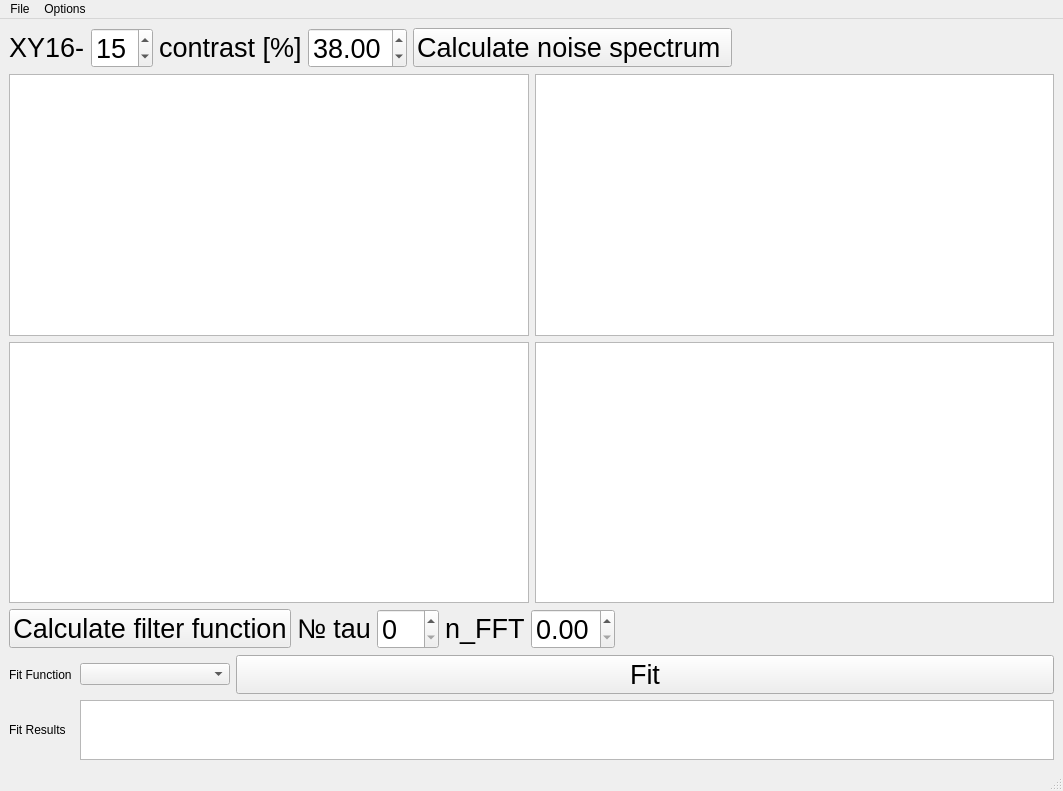
<?xml version="1.0" encoding="UTF-8"?>
<ui version="4.0">
 <class>NV_depth_calculator</class>
 <widget class="QMainWindow" name="NV_depth_calculator">
  <property name="geometry">
   <rect>
    <x>0</x>
    <y>0</y>
    <width>1063</width>
    <height>791</height>
   </rect>
  </property>
  <property name="windowTitle">
   <string>MainWindow</string>
  </property>
  <widget class="QWidget" name="centralwidget">
   <layout class="QVBoxLayout" name="verticalLayout">
    <item>
     <layout class="QGridLayout" name="gridLayout">
      <item row="0" column="1">
       <widget class="QSpinBox" name="sequence_order">
        <property name="sizePolicy">
         <sizepolicy hsizetype="Fixed" vsizetype="Fixed">
          <horstretch>0</horstretch>
          <verstretch>0</verstretch>
         </sizepolicy>
        </property>
        <property name="font">
         <font>
          <pointsize>20</pointsize>
         </font>
        </property>
        <property name="value">
         <number>15</number>
        </property>
       </widget>
      </item>
      <item row="0" column="6">
       <spacer name="horizontalSpacer">
        <property name="orientation">
         <enum>Qt::Horizontal</enum>
        </property>
        <property name="sizeHint" stdset="0">
         <size>
          <width>40</width>
          <height>20</height>
         </size>
        </property>
       </spacer>
      </item>
      <item row="0" column="0">
       <widget class="QLabel" name="label">
        <property name="sizePolicy">
         <sizepolicy hsizetype="Fixed" vsizetype="Fixed">
          <horstretch>0</horstretch>
          <verstretch>0</verstretch>
         </sizepolicy>
        </property>
        <property name="font">
         <font>
          <pointsize>20</pointsize>
         </font>
        </property>
        <property name="text">
         <string>XY16-</string>
        </property>
       </widget>
      </item>
      <item row="0" column="4">
       <widget class="QDoubleSpinBox" name="contrast">
        <property name="sizePolicy">
         <sizepolicy hsizetype="Fixed" vsizetype="Fixed">
          <horstretch>0</horstretch>
          <verstretch>0</verstretch>
         </sizepolicy>
        </property>
        <property name="font">
         <font>
          <pointsize>20</pointsize>
         </font>
        </property>
        <property name="singleStep">
         <double>0.010000000000000</double>
        </property>
        <property name="value">
         <double>38.000000000000000</double>
        </property>
       </widget>
      </item>
      <item row="0" column="3">
       <widget class="QLabel" name="label_2">
        <property name="sizePolicy">
         <sizepolicy hsizetype="Fixed" vsizetype="Fixed">
          <horstretch>0</horstretch>
          <verstretch>0</verstretch>
         </sizepolicy>
        </property>
        <property name="font">
         <font>
          <pointsize>20</pointsize>
         </font>
        </property>
        <property name="text">
         <string>contrast [%]</string>
        </property>
       </widget>
      </item>
      <item row="0" column="5">
       <widget class="QPushButton" name="calculate_ns">
        <property name="sizePolicy">
         <sizepolicy hsizetype="Fixed" vsizetype="Fixed">
          <horstretch>0</horstretch>
          <verstretch>0</verstretch>
         </sizepolicy>
        </property>
        <property name="font">
         <font>
          <pointsize>20</pointsize>
         </font>
        </property>
        <property name="text">
         <string>Calculate noise spectrum </string>
        </property>
       </widget>
      </item>
     </layout>
    </item>
    <item>
     <layout class="QGridLayout" name="gridLayout_2">
      <item row="1" column="0">
       <widget class="PlotWidget" name="filter_function"/>
      </item>
      <item row="1" column="1">
       <widget class="PlotWidget" name="spin_noise_plot"/>
      </item>
      <item row="0" column="0">
       <widget class="PlotWidget" name="data_plot"/>
      </item>
      <item row="0" column="1">
       <widget class="PlotWidget" name="processeddataplot"/>
      </item>
     </layout>
    </item>
    <item>
     <layout class="QGridLayout" name="gridLayout_3">
      <item row="0" column="6">
       <spacer name="horizontalSpacer_4">
        <property name="orientation">
         <enum>Qt::Horizontal</enum>
        </property>
        <property name="sizeHint" stdset="0">
         <size>
          <width>40</width>
          <height>20</height>
         </size>
        </property>
       </spacer>
      </item>
      <item row="0" column="5">
       <spacer name="horizontalSpacer_3">
        <property name="orientation">
         <enum>Qt::Horizontal</enum>
        </property>
        <property name="sizeHint" stdset="0">
         <size>
          <width>40</width>
          <height>20</height>
         </size>
        </property>
       </spacer>
      </item>
      <item row="0" column="0">
       <widget class="QPushButton" name="calculate_filter_function">
        <property name="font">
         <font>
          <pointsize>20</pointsize>
         </font>
        </property>
        <property name="text">
         <string>Calculate filter function</string>
        </property>
       </widget>
      </item>
      <item row="0" column="3">
       <widget class="QLabel" name="label_4">
        <property name="sizePolicy">
         <sizepolicy hsizetype="Fixed" vsizetype="Fixed">
          <horstretch>0</horstretch>
          <verstretch>0</verstretch>
         </sizepolicy>
        </property>
        <property name="font">
         <font>
          <pointsize>20</pointsize>
         </font>
        </property>
        <property name="text">
         <string>n_FFT</string>
        </property>
       </widget>
      </item>
      <item row="0" column="2">
       <widget class="QSpinBox" name="N_tau">
        <property name="sizePolicy">
         <sizepolicy hsizetype="Fixed" vsizetype="Fixed">
          <horstretch>0</horstretch>
          <verstretch>0</verstretch>
         </sizepolicy>
        </property>
        <property name="font">
         <font>
          <pointsize>20</pointsize>
         </font>
        </property>
       </widget>
      </item>
      <item row="0" column="1">
       <widget class="QLabel" name="label_3">
        <property name="sizePolicy">
         <sizepolicy hsizetype="Fixed" vsizetype="Fixed">
          <horstretch>0</horstretch>
          <verstretch>0</verstretch>
         </sizepolicy>
        </property>
        <property name="font">
         <font>
          <pointsize>20</pointsize>
         </font>
        </property>
        <property name="text">
         <string>№ tau</string>
        </property>
       </widget>
      </item>
      <item row="0" column="4">
       <widget class="QDoubleSpinBox" name="n_FFT">
        <property name="sizePolicy">
         <sizepolicy hsizetype="Fixed" vsizetype="Fixed">
          <horstretch>0</horstretch>
          <verstretch>0</verstretch>
         </sizepolicy>
        </property>
        <property name="font">
         <font>
          <pointsize>20</pointsize>
         </font>
        </property>
        <property name="prefix">
         <string/>
        </property>
        <property name="maximum">
         <double>3.000000000000000</double>
        </property>
       </widget>
      </item>
      <item row="0" column="7">
       <spacer name="horizontalSpacer_5">
        <property name="orientation">
         <enum>Qt::Horizontal</enum>
        </property>
        <property name="sizeHint" stdset="0">
         <size>
          <width>40</width>
          <height>20</height>
         </size>
        </property>
       </spacer>
      </item>
     </layout>
    </item>
    <item>
     <layout class="QGridLayout" name="gridLayout_11">
      <item row="0" column="0">
       <widget class="QLabel" name="label_10">
        <property name="maximumSize">
         <size>
          <width>65</width>
          <height>16777215</height>
         </size>
        </property>
        <property name="text">
         <string>Fit Function :</string>
        </property>
       </widget>
      </item>
      <item row="0" column="1">
       <widget class="FitSettingsComboBox" name="fit_methods_ComboBox">
        <property name="minimumSize">
         <size>
          <width>150</width>
          <height>0</height>
         </size>
        </property>
        <property name="maximumSize">
         <size>
          <width>150</width>
          <height>16777215</height>
         </size>
        </property>
       </widget>
      </item>
      <item row="1" column="0">
       <widget class="QLabel" name="label_13">
        <property name="maximumSize">
         <size>
          <width>65</width>
          <height>16777215</height>
         </size>
        </property>
        <property name="text">
         <string>Fit Results   :</string>
        </property>
       </widget>
      </item>
      <item row="1" column="1" colspan="2">
       <widget class="QTextBrowser" name="x_fit_result">
        <property name="sizePolicy">
         <sizepolicy hsizetype="Minimum" vsizetype="Fixed">
          <horstretch>0</horstretch>
          <verstretch>0</verstretch>
         </sizepolicy>
        </property>
        <property name="minimumSize">
         <size>
          <width>0</width>
          <height>25</height>
         </size>
        </property>
        <property name="maximumSize">
         <size>
          <width>16777215</width>
          <height>60</height>
         </size>
        </property>
       </widget>
      </item>
      <item row="0" column="2">
       <widget class="QPushButton" name="do_x_fit_PushButton">
        <property name="font">
         <font>
          <pointsize>20</pointsize>
         </font>
        </property>
        <property name="text">
         <string>Fit</string>
        </property>
       </widget>
      </item>
     </layout>
    </item>
   </layout>
  </widget>
  <widget class="QMenuBar" name="menubar">
   <property name="geometry">
    <rect>
     <x>0</x>
     <y>0</y>
     <width>1063</width>
     <height>21</height>
    </rect>
   </property>
   <widget class="QMenu" name="menuFile">
    <property name="title">
     <string>File</string>
    </property>
    <addaction name="actionOpen"/>
   </widget>
   <widget class="QMenu" name="menuOptions">
    <property name="title">
     <string>Options</string>
    </property>
    <addaction name="actionFit_Settings"/>
   </widget>
   <addaction name="menuFile"/>
   <addaction name="menuOptions"/>
  </widget>
  <widget class="QStatusBar" name="statusbar"/>
  <action name="actionOpen">
   <property name="text">
    <string>Open</string>
   </property>
  </action>
  <action name="actionFit_Settings">
   <property name="text">
    <string>Fit Settings</string>
   </property>
  </action>
 </widget>
 <customwidgets>
  <customwidget>
   <class>PlotWidget</class>
   <extends>QGraphicsView</extends>
   <header>pyqtgraph</header>
  </customwidget>
  <customwidget>
   <class>FitSettingsComboBox</class>
   <extends>QComboBox</extends>
   <header>gui/fitsettings</header>
  </customwidget>
 </customwidgets>
 <resources/>
 <connections/>
</ui>
